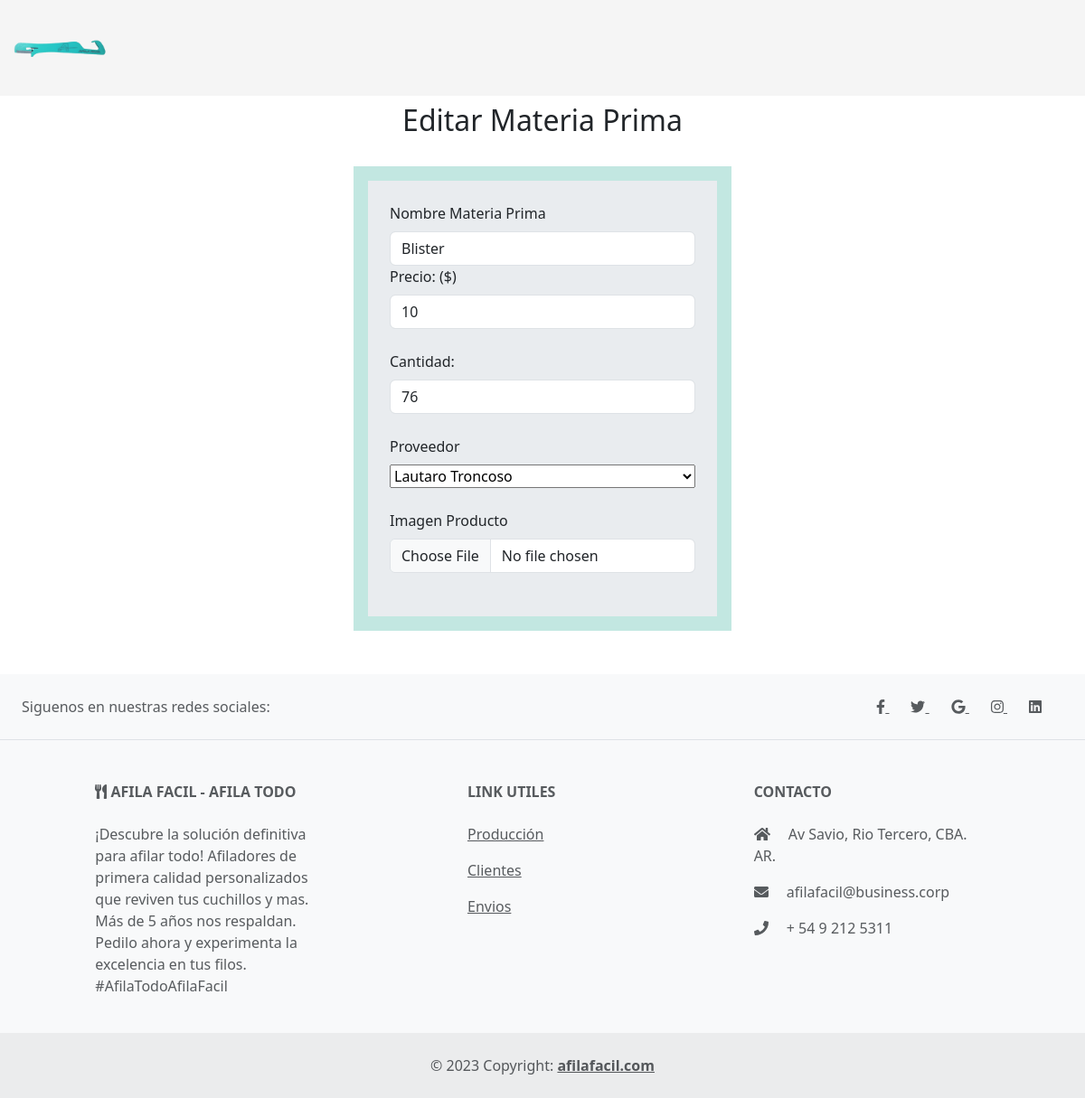
/materias_primas/editar/1/, run on an earlier commit of the app's database.
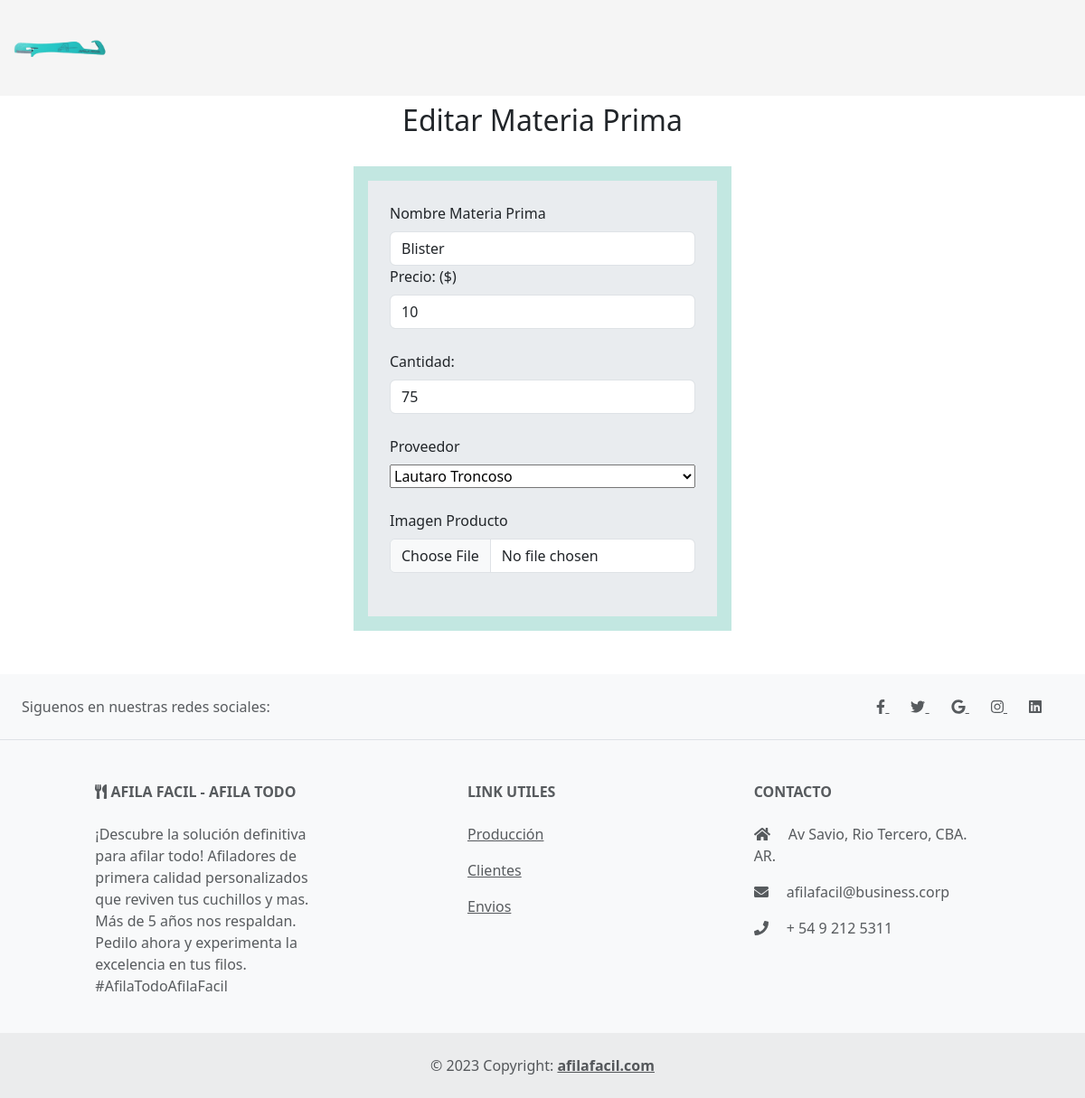
And on a later commit of the database.
### materias_primas/models.py (models this page shows, shortened)
class Materias(models.Model):
    nombre = models.CharField(max_length=45)
    precio = models.IntegerField()
    cantidad = models.IntegerField()
    proveedores = models.ForeignKey(Proveedores, null=True, blank=True, on_delete=models.SET_NULL, related_name='materias')
    imagen = models.CharField(max_length=100)
    class Meta:
        db_table = 'materias'
        verbose_name = "Materia"

### materias_primas/views.py (the view)
# urls.py: path('editar/<int:id>/', views.editar_materia, name='editar_materia'),
def editar_materia(request, id):
    materia = get_object_or_404(Materias, pk=id)
    if request.method == 'POST':
        form = MateriasForm(request.POST, request.FILES)
        if form.is_valid():
            materia.nombre = form.cleaned_data['nombre']
            materia.precio = form.cleaned_data['precio']
            materia.cantidad = form.cleaned_data['cantidad']
            materia.proveedores = form.cleaned_data['proveedores']
            materia.imagen = form.cleaned_data['imagen']
            materia.save()
            return redirect('materias_primas')
    else:
        form = MateriasForm(initial={
            'nombre': materia.nombre,
            'precio': materia.precio,
            'cantidad': materia.cantidad,
            'proveedores': materia.proveedores,
            'imagen': materia.imagen
        })
    return render(request, 'editar_materia.html', {'form': form, 'materia': materia})

### materias_primas/forms.py
class MateriasForm(forms.Form):
    nombre = forms.CharField(max_length=100)
    proveedores = forms.ModelChoiceField(queryset=Proveedores.objects.all())
    precio = forms.IntegerField()
    cantidad = forms.IntegerField()
    imagen = forms.CharField(max_length=100, required=False)

### proveedores/models.py (called while the page is built)
    def __str__(self):
        return f"{self.nombre}  {self.apellido}"

### materias_primas/templates/editar_materia.html (shortened to what this page needs)
{% extends "materias_primas/layout.html" %}
{% load static %}
{% block content %}
    <div class="container-fluid ">
        <div class="d-flex flex-column align-items-center">
          <h2 class="mb-3 mt-2">Editar Materia Prima</h2>
          <div class="d-flex justify-content-center mt-3 mb-5" style="background-color: #c2e7e1;">
            <form class="m-3 p-4 bg-body-secondary" method="post" action="{% url 'editar_materia' materia.id %}"  enctype="multipart/form-data">
              <div class="row">
                  <div class="form-outline w-100">
                    <label class="form-label" for="nombre">Nombre Materia Prima</label>
                    <input type="text" id="nombre" name="nombre" class="form-control" value="{{ materia.nombre }}" />
                  </div>
              </div>
                <div class="row mb-4">
                    <div class="form-outline w-100">
                    <label class="form-label" for="precio">Precio: ($)</label>
                    <input type="number" id="precio" name="precio" class="form-control" value="{{ materia.precio }}"/>
                    </div>
                </div>
                <div class="row mb-4">
                    <div class="form-outline w-100">
                    <label class="form-label" for="cantidad">Cantidad: </label>
                    <input type="number" id="cantidad" name="cantidad" class="form-control" value="{{ materia.cantidad }}"/>
                    </div>
                </div>
                <div class="row mb-4">
                  <div class="form-outline w-100 d-flex flex-column">
                      <label class="form-label" for="proveedores">Proveedor</label>
                      {{ form.proveedores }}
                  </div>
              </div>
                <div class="row mb-4">
                    <div class="form-outline">
                    <label class="form-label w-100" for="imagen">Imagen Producto</label>
                    <input type="file" id="imagen" name="imagen" class="form-control" value="{{ materia.imagen }}"/>
                    </div>
                </div>
            </form>
        </div>
    </div>
  </div>
{% endblock %}

What changed in the data, as far as the page shows it:
changed Materias "Blister": cantidad "76" → "75"
